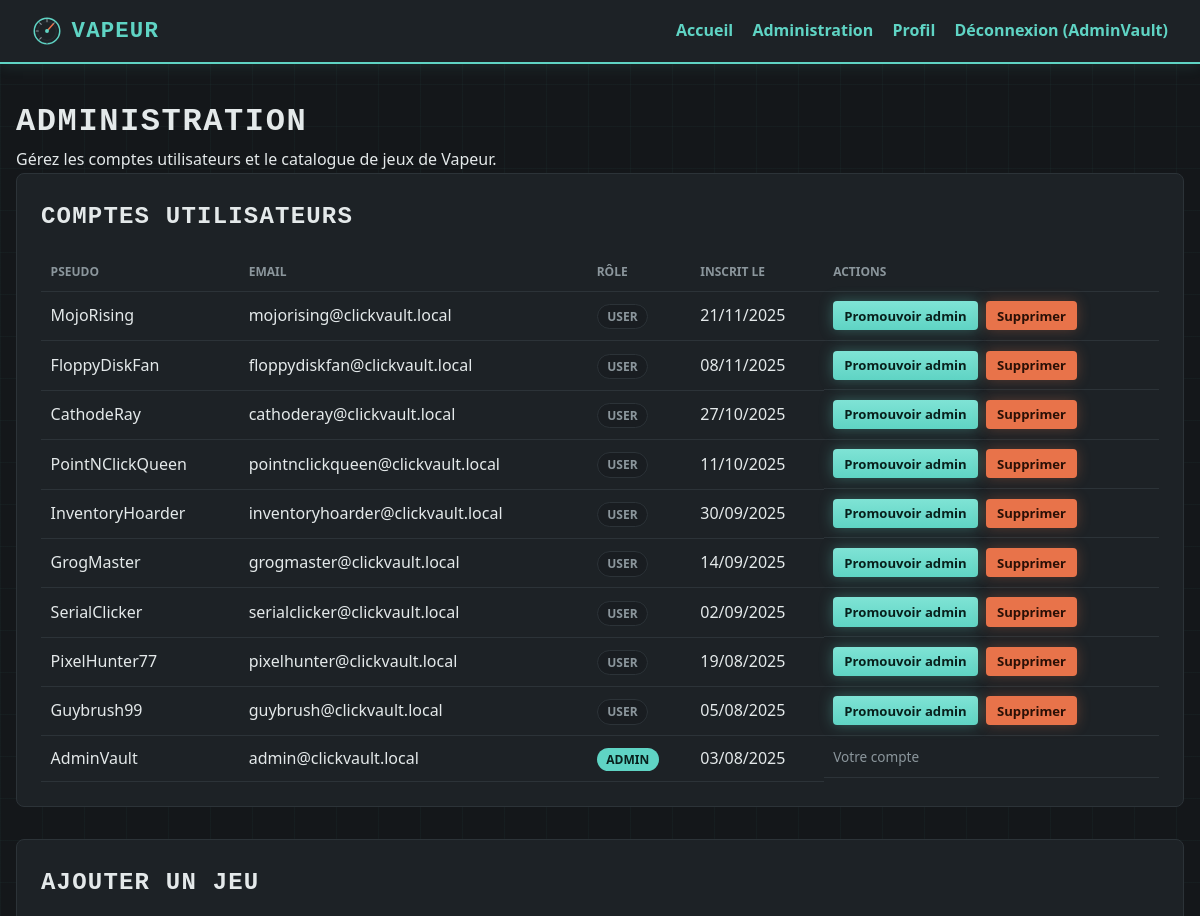
/admin.php (signed in, upper part), run on an earlier commit of the app's database.
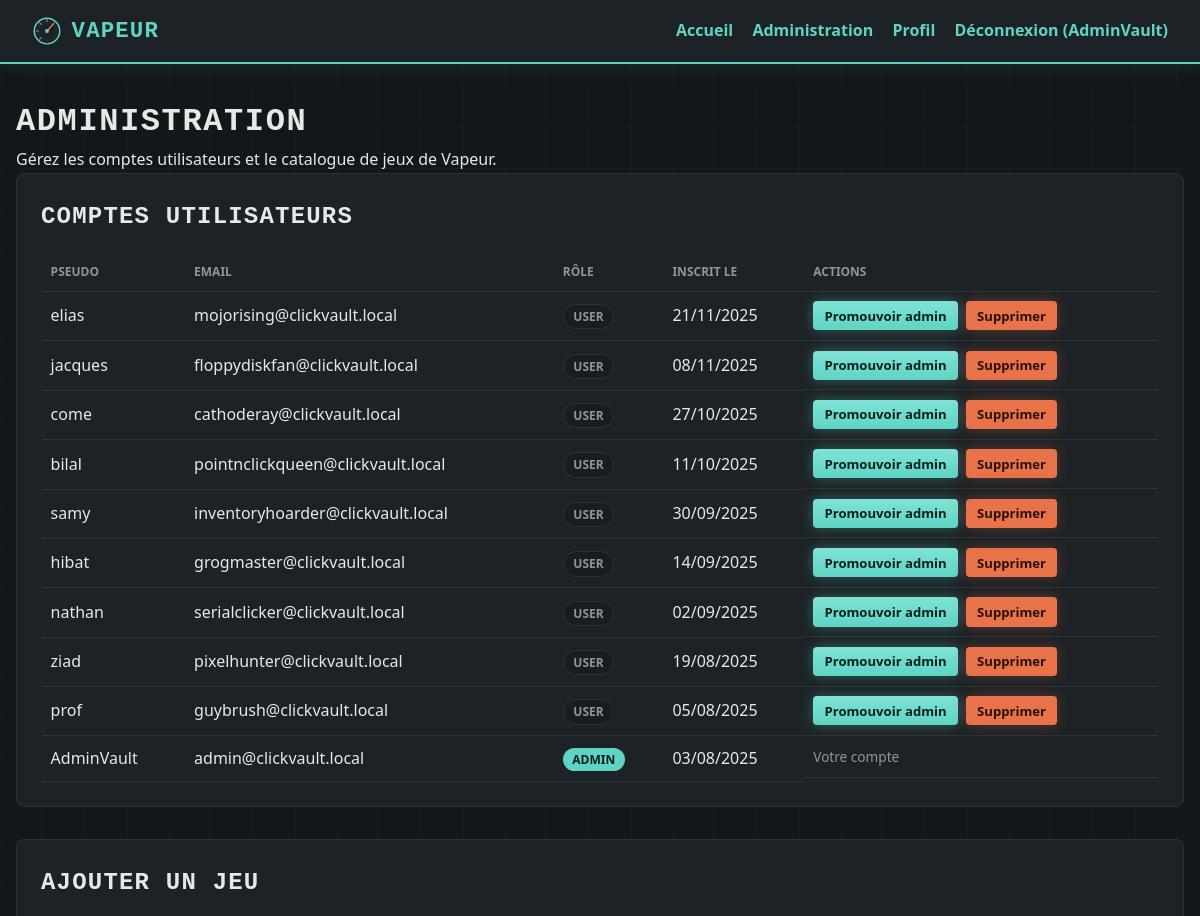
And on a later commit of the database.
### tables this page shows
CREATE TABLE `users` (
  `id_user` int(11) NOT NULL,
  `username` varchar(50) NOT NULL,
  `email` varchar(150) NOT NULL,
  `password` varchar(255) NOT NULL,
  `role` enum('user','admin') NOT NULL DEFAULT 'user',
  `created_at` datetime NOT NULL DEFAULT CURRENT_TIMESTAMP
);

### fonction/fonctions.php (called while the page is built, shortened)
<?php
function obtenirUtilisateurs(PDO $pdo): array
{
    $requete = $pdo->query('SELECT id_user, username, email, role, created_at FROM users ORDER BY created_at DESC');
    $utilisateurs = array();
    while ($ligne = $requete->fetch()) {
        $utilisateurs[] = $ligne;
    }
    return $utilisateurs;
}

### admin.php (the view, shortened to what this page needs)
<?php
require_once 'parametrage/param.php';
require_once 'fonction/fonctions.php';
$jeuEnEdition = null;
$utilisateurs = obtenirUtilisateurs($pdo);
include 'header.php';
?>
<h1>Administration</h1>
<p>Gérez les comptes utilisateurs et le catalogue de jeux de <?= SITE_NAME ?>.</p>
<section class="admin-section">
    <h2>Comptes utilisateurs</h2>
    <div class="table-wrap">
        <table class="admin-table">
            <thead>
                <tr>
                    <th>Pseudo</th>
                    <th>Email</th>
                    <th>Rôle</th>
                    <th>Inscrit le</th>
                    <th>Actions</th>
                </tr>
            </thead>
            <tbody>
                <?php foreach ($utilisateurs as $utilisateur) { ?>
                    <tr>
                        <td><?= htmlspecialchars($utilisateur['username']) ?></td>
                        <td><?= htmlspecialchars($utilisateur['email']) ?></td>
                        <td><span class="badge badge-<?= htmlspecialchars($utilisateur['role']) ?>"><?= htmlspecialchars($utilisateur['role']) ?></span></td>
                        <td><?= date('d/m/Y', strtotime($utilisateur['created_at'])) ?></td>
                        <td class="admin-actions">
                            <?php if ((int)$utilisateur['id_user'] !== (int)$_SESSION['id_user']) { ?>
                                <?php if ($utilisateur['role'] === 'user') { ?>
                                    <form method="POST" action="admin.php">
                                        <button type="submit" class="btn btn-small">Promouvoir admin</button>
                                    </form>
                                <?php } ?>
                                <form method="POST" action="admin.php" data-confirm="Supprimer définitivement ce compte ?">
                                    <button type="submit" class="btn btn-small btn-danger">Supprimer</button>
                                </form>
                            <?php } else { ?>
                                <span class="muted">Votre compte</span>
                            <?php } ?>
                        </td>
                    </tr>
                <?php } ?>
            </tbody>
        </table>
    </div>
</section>
<section class="admin-section">
    <h2><?= $jeuEnEdition ? 'Modifier un jeu' : 'Ajouter un jeu' ?></h2>
</section>
<?php include 'footer.php'; ?>

What changed in the data, as far as the page shows it:
changed users "mojorising@clickvault.local": username "MojoRising" → "elias"
changed users "floppydiskfan@clickvault.local": username "FloppyDiskFan" → "jacques"
changed users "cathoderay@clickvault.local": username "CathodeRay" → "come"
changed users "pointnclickqueen@clickvault.local": username "PointNClickQueen" → "bilal"
changed users "inventoryhoarder@clickvault.local": username "InventoryHoarder" → "samy"
changed users "grogmaster@clickvault.local": username "GrogMaster" → "hibat"
changed users "serialclicker@clickvault.local": username "SerialClicker" → "nathan"
changed users "pixelhunter@clickvault.local": username "PixelHunter77" → "ziad"
changed users "guybrush@clickvault.local": username "Guybrush99" → "prof"
